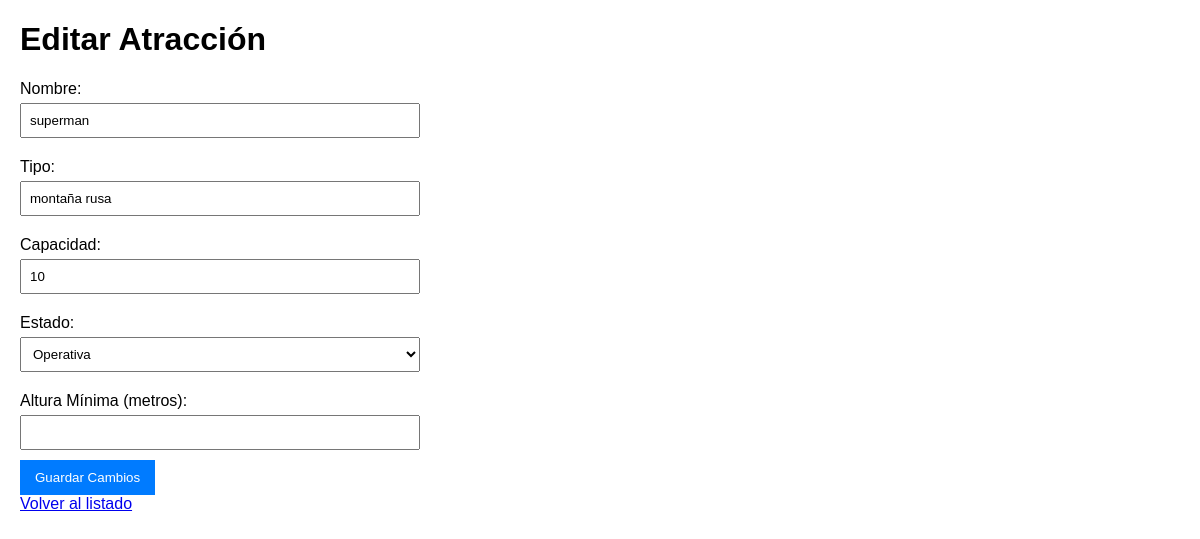
The page /editar/2/ on the database its author committed.
### app_atraccione/models.py (models this page shows, shortened)
class Atraccione(models.Model):
    nombre = models.CharField(max_length=50)
    tipo = models.CharField(max_length=15)
    capacidad = models.IntegerField(default=1)
    estado = models.CharField(max_length=50, default='Operativa')
    altura_min = models.DecimalField(max_digits=5, decimal_places=2, default=0.00)

### app_atraccione/views.py (the view, shortened to what this page needs)
# urls.py: path('editar/<int:id>/', views.editar_atraccion, name='editar_atraccion'),
def editar_atraccion(request, id):
    atraccione = get_object_or_404(Atraccione, pk=id)
    return render(request, 'editar.html', {'atraccione': atraccione})

### app_atraccione/templates/editar.html (shortened to what this page needs)
<!DOCTYPE html>
<html lang="es">
<head>
</head>
<body>
    <h1>Editar Atracción</h1>
    <form method="post">
        <label for="nombre">Nombre:</label>
        <input type="text" id="nombre" name="nombre" value="{{ atraccione.nombre }}" required>
        <label for="tipo">Tipo:</label>
        <input type="text" id="tipo" name="tipo" value="{{ atraccione.tipo }}" maxlength="50" required>
        <label for="capacidad">Capacidad:</label>
        <input type="number" id="capacidad" name="capacidad" value="{{ atraccione.capacidad }}" required min="1">
        <label for="estado">Estado:</label>
        <select id="estado" name="estado" required>
            <option value="Operativa" {% if atraccione.estado == 'Operativa' %}selected{% endif %}>Operativa</option>
        </select>
        <label for="altura_min">Altura Mínima (metros):</label>
        <input type="number" id="altura_min" name="altura_min" value="{{ atraccione.altura_min|stringformat:'%.2f' }}" step="0.01" required min="0">
        <button type="submit">Guardar Cambios</button>
    </form>
    <a href="/">Volver al listado</a>
</body>
</html>

### app_atraccione/templates/editar.html (style rules this page uses)
body { font-family: Arial, sans-serif; margin: 20px; }
form { max-width: 400px; }
label { display: block; margin: 10px 0 5px; }
input[type="text"], input[type="number"], select { width: 100%; padding: 8px; margin-bottom: 10px; box-sizing: border-box; }
button { background-color: #007BFF; color: white; padding: 10px 15px; border: none; cursor: pointer; }

### rows shown on the page
Atraccione: nombre "superman", tipo "montaña rusa", capacidad "10", estado "Operativa"
